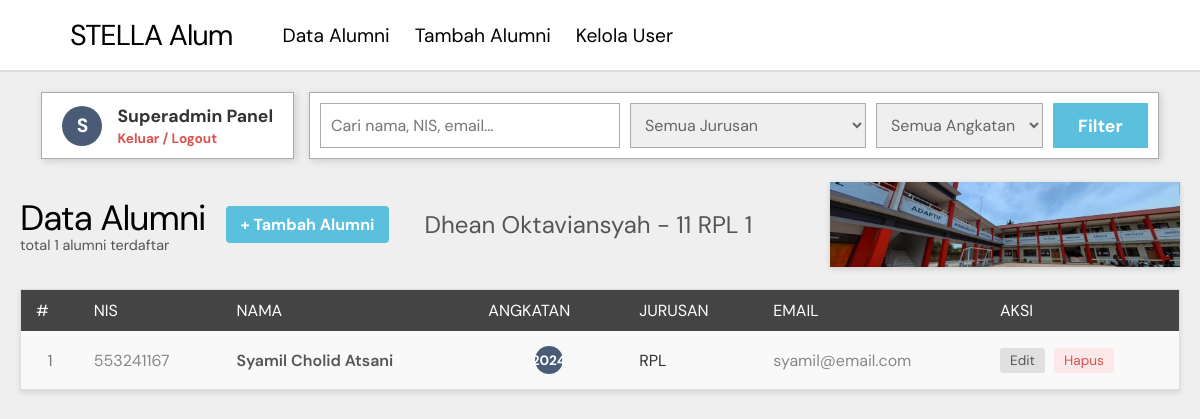
The app's page /dashboard_admin.php (signed in) with its own data.
### tables this page shows
CREATE TABLE `alumni` (
  `id_alumni`   INT(11)      NOT NULL AUTO_INCREMENT,
  `nim`         VARCHAR(20)  NOT NULL,
  `nama`        VARCHAR(100) NOT NULL,
  `angkatan`    YEAR         NOT NULL,
  `jurusan`     VARCHAR(100) NOT NULL,
  `email`       VARCHAR(100) NOT NULL,
  `no_hp`       VARCHAR(20)  NOT NULL,
  `pekerjaan`   VARCHAR(100) DEFAULT NULL,
  `perusahaan`  VARCHAR(150) DEFAULT NULL,
  `alamat`      TEXT         DEFAULT NULL,
  `created_at`  TIMESTAMP    NOT NULL DEFAULT CURRENT_TIMESTAMP,
  PRIMARY KEY (`id_alumni`)
);

### dashboard_admin.php (the view, shortened to what this page needs)
<?php
require 'koneksi.php';
$search   = trim($_GET['search'] ?? '');
$params = [];
$sql = "SELECT * FROM alumni";
$sql .= " ORDER BY angkatan DESC, nama ASC";
$stmt = $pdo->prepare($sql);
$stmt->execute($params);
$alumni = $stmt->fetchAll();
$total = count($alumni);
function singkatJurusan($nama) {
    return match ($nama) {
        'Rekayasa Perangkat Lunak' => 'RPL',
        'Teknik Komputer dan Jaringan' => 'TKJ',
        'Teknik Jaringan Akses Telekomunikasi' => 'TJAT',
        default => $nama
    };
}
?>
<!DOCTYPE html>
<html lang="id">
<head>
    <link rel="stylesheet" href="style/dashboard.css?v=<?= time(); ?>">
</head>
<body>
    <nav class="navbar">
        <div class="nav-brand">
            <span class="brand-text">STELLA Alum</span>
        </div>
        <div class="nav-links">
            <a href="dashboard_admin.php" class="nav-link active">Data Alumni</a>
            <a href="tambah.php" class="nav-link">Tambah Alumni</a>
            <?php if ($_SESSION['role'] === 'superadmin'): ?>
                <a href="users.php" class="nav-link">Kelola User</a>
            <?php endif; ?>
        </div>
    </nav>
    <div class="controls-wrapper">
        <div class="user-profile">
            <div class="user-avatar">
                <?= strtoupper(substr($_SESSION['role'], 0, 1)) ?>
            </div>
            <div class="user-info">
                <span class="user-role"><?= ucfirst($_SESSION['role']) ?> Panel</span>
                <a href="logout.php" class="btn-logout-small">Keluar / Logout</a>
            </div>
        </div>
        <form method="GET" class="filter-box">
            <input type="text" name="search" placeholder="Cari nama, NIS, email..." value="<?= htmlspecialchars($search) ?>" class="filter-input">
            <select name="jurusan" class="filter-select">
                <option value="">Semua Jurusan</option>
            </select>
            <select name="angkatan" class="filter-select">
                <option value="">Semua Angkatan</option>
            </select>
            <button type="submit" class="btn-filter">Filter</button>
        </form>
    </div>
    <main class="main-content">
        <div class="action-header">
            <div class="title-group">
                <h1 class="page-title">Data Alumni</h1>
                <p class="page-subtitle">total <?= $total ?> alumni terdaftar</p>
            </div>
            <div class="btn-group">
                <a href="tambah.php" class="btn-add">+ Tambah Alumni</a>
            </div>
            <div class="marquee-space">
                <marquee behavior="scroll" direction="right" class="copy-text">
                    Dhean Oktaviansyah - 11 RPL 1
                </marquee>
            </div>
            <img src="stella.jpeg" class="img-header-alumni" alt="Foto Sekolah">
        </div>
        <div class="table-card">
            <?php if (empty($alumni)): ?>
                <div style="padding: 20px; text-align: center;">Belum ada data.</div>
            <?php else: ?>
                <table class="data-table">
                    <thead>
                        <tr>
                            <th>#</th>
                            <th>NIS</th>
                            <th>NAMA</th>
                            <th>ANGKATAN</th>
                            <th>JURUSAN</th>
                            <th>EMAIL</th>
                            <th>AKSI</th>
                        </tr>
                    </thead>
                    <tbody>
                        <?php foreach ($alumni as $i => $a): ?>
                            <tr>
                                <td style="text-align: center; color: #777;"><?= $i + 1 ?></td>
                                <td style="color: #888;"><?= htmlspecialchars($a['nim']) ?></td>
                                <td style="font-weight: 600; color: #555;"><?= htmlspecialchars($a['nama']) ?></td>
                                <td style="text-align: center;">
                                    <span class="badge-angkatan"><?= $a['angkatan'] ?></span>
                                </td>
                                <td><?= htmlspecialchars(singkatJurusan($a['jurusan'])) ?></td>
                                <td style="color: #888;"><?= htmlspecialchars($a['email']) ?></td>
                                <td>
                                    <a href="edit.php?id=<?= $a['id_alumni'] ?>" class="btn-edit">Edit</a>
                                    <form method="POST" action="delete.php" style="display:inline;" onsubmit="return confirm('Yakin hapus?')">
                                        <button type="submit" class="btn-delete">Hapus</button>
                                    </form>
                                </td>
                            </tr>
                        <?php endforeach; ?>
                    </tbody>
                </table>
            <?php endif; ?>
        </div>
    </main>
</body>
</html>

### style/dashboard.css (style rules this page uses)
* { margin: 0; padding: 0; box-sizing: border-box; font-family: 'DM Sans', sans-serif; }
body { background-color: #efefef; color: #333; }
.navbar { background: #fff; display: flex; justify-content: space-between; align-items: center; padding: 15px 5%; border-bottom: 2px solid #ddd; }
.nav-brand { display: flex; align-items: center; gap: 10px; }
.brand-text { font-size: 1.8rem; font-weight: normal; color: #000; letter-spacing: -1px; }
.nav-links { display: flex; gap: 25px; margin-right: auto; margin-left: 50px; }
.nav-link { text-decoration: none; color: #000; font-size: 1.2rem; }
.controls-wrapper { display: flex; justify-content: center; align-items: stretch; gap: 15px; margin: 20px 0; }
.user-profile { background: #fff; padding: 10px 20px; display: flex; align-items: center; gap: 15px; border: 1px solid #aaa; box-shadow: 2px 2px 8px rgba(0,0,0,0.15); }
.user-avatar { background: #4a5c75; color: white; width: 40px; height: 40px; display: flex; justify-content: center; align-items: center; border-radius: 50%; font-size: 1.2rem; font-weight: bold; }
.user-info { display: flex; flex-direction: column; }
.user-role { font-weight: bold; font-size: 1.1rem; color: #333; text-transform: capitalize; }
.btn-logout-small { color: #d9534f; text-decoration: none; font-size: 0.85rem; font-weight: bold; margin-top: 3px; }
.filter-box { background: #fff; padding: 10px; display: flex; gap: 10px; border: 1px solid #aaa; box-shadow: 2px 2px 8px rgba(0,0,0,0.15); }
.filter-input { width: 300px; padding: 10px; border: 1px solid #aaa; font-size: 1rem; }
.filter-select { padding: 10px; border: 1px solid #aaa; color: #666; font-size: 1rem; }
.btn-filter { background: #5bc0de; color: white; border: none; padding: 0 25px; font-size: 1.1rem; font-weight: bold; cursor: pointer; transition: 0.2s; }
.main-content { max-width: 1200px; margin: 0 auto; padding: 0 20px 40px; }
.action-header { display: flex !important; align-items: center !important; justify-content: space-between !important; gap: 20px !important; margin-bottom: 20px !important; height: 95px !important; width: 100% !important; }
.title-group { display: flex; flex-direction: column; flex-shrink: 0 !important; }
.page-title { font-size: 2.2rem; font-weight: normal; letter-spacing: -1px; margin-bottom: -5px; color: #000; }
.page-subtitle { font-size: 0.9rem; color: #555; }
.btn-group { display: flex; flex-direction: column; gap: 5px; flex-shrink: 0 !important; }
.btn-add { background: #5bc0de; color: white; text-decoration: none; padding: 8px 15px; font-weight: bold; font-size: 1rem; display: inline-block; transition: 0.2s; border-radius: 4px; text-align: center; }
.action-header > div:nth-of-type(3) { flex-grow: 1 !important; min-width: 100px !important; display: flex !important; align-items: center !important; overflow: hidden !important; }
.copy-text { display: block !important; width: 100% !important; font-size: 1.5rem; color: #555 !important; font-weight: normal; }
.img-header-alumni { height: 95px !important; width: 350px !important; object-fit: cover !important; border-radius: 6px !important; box-shadow: 0 2px 6px rgba(0,0,0,0.1); flex-shrink: 0 !important; display: block !important; }
.table-card { background: #fff; box-shadow: 0 2px 5px rgba(0,0,0,0.1); border: 1px solid #ddd; }
.data-table { width: 100%; border-collapse: collapse; }
.data-table thead th { background: #444; color: #fff; text-align: left; padding: 10px 15px; font-weight: normal; }
.data-table tbody td { padding: 15px; border-bottom: 1px solid #e0e0e0; background: #f9f9f9; }
.badge-angkatan { background: #4a5c75; color: white; width: 28px; height: 28px; display: inline-flex; align-items: center; justify-content: center; border-radius: 50%; font-size: 0.85rem; font-weight: bold; }
.btn-edit { background: #e0e0e0; color: #555; text-decoration: none; padding: 4px 10px; border-radius: 3px; font-size: 0.85rem; margin-right: 5px; display: inline-block; }
.btn-delete { background: #fce8e8; color: #d9534f; border: none; padding: 4px 10px; border-radius: 3px; font-size: 0.85rem; cursor: pointer; }

### records on screen
alumni: nim "553241167", nama "Syamil Cholid Atsani", angkatan "2024", jurusan "RPL", email "syamil@email.com"

### other values on screen
substr($_SESSION['role'], 0, 1) "S"
$_SESSION['role'] "Superadmin"
$total "1"
